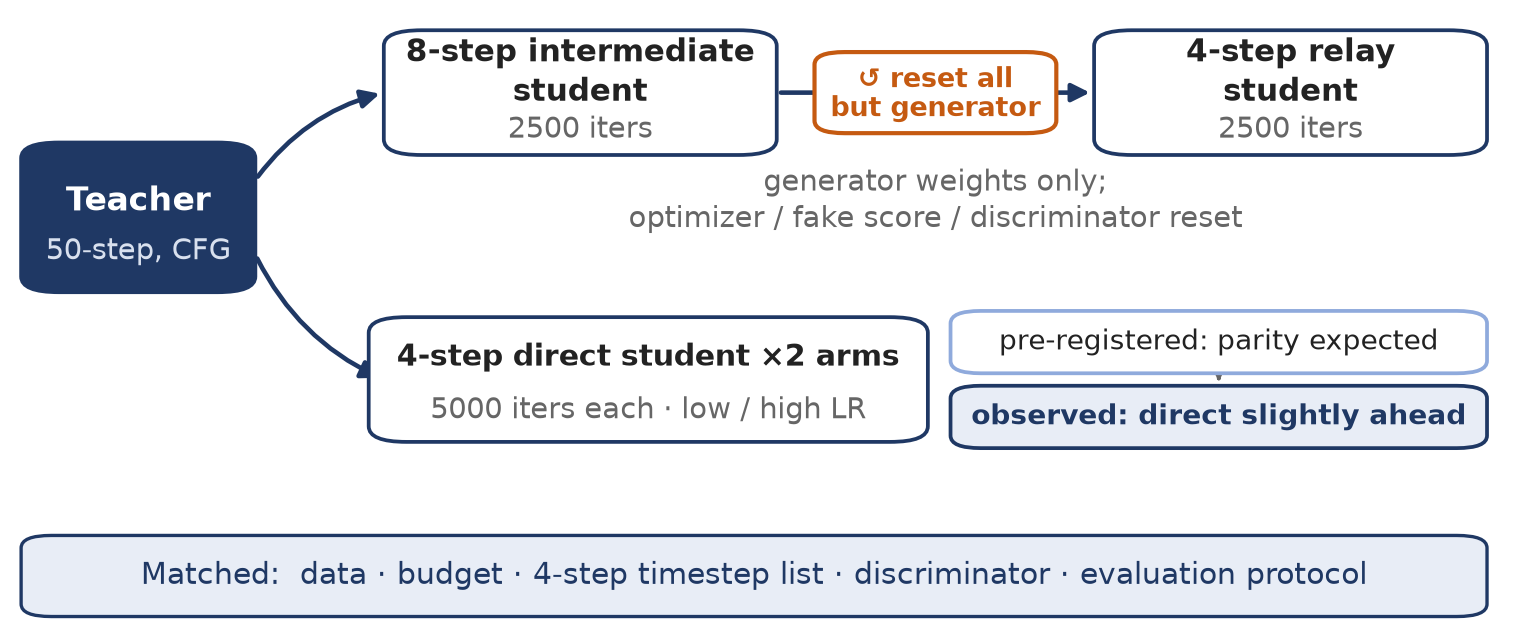

This chart was generated by the following Python code:
"""F1: step-count relay vs matched-budget direct distillation (design schematic).

No data axes. Structural facts transcribed from frozen local sources:
  research/thesis_ch2_draft.md §2.1
    L12: relay arm  W5 8-step 2500 iter -> W7 4-step 2500 iter,
         "仅继承 W5@2500 生成器权重;优化器/fake score/判别器重置" (generator
         weights only; optimizer / fake score / discriminator reset)
    L13: direct arms x2, each 5000 iter; E1a LR 5e-6 (low), E1b LR 1e-5 (high)
    L14: invariants = data, 4-step t_list, discriminator structure +
         hyperparameters, evaluation protocol (matched budget per L12/L13)
  experiments/results/2026-07-20-g2-relay-vs-direct-final.md L25:
    pre-registered parity expectation; observed: direct slightly ahead
"""
import matplotlib.pyplot as plt
from matplotlib.patches import FancyBboxPatch, FancyArrowPatch
from figstyle import (NAVY, NAVY_SOFT, ORANGE, GRAY, INK, NAVY_TINT,
                      FULL_W, apply_style, save)

OUT = "/Users/x3y/Desktop/ChenQingzhan-DMD-distillation/figures"


def box(ax, x0, y0, w, h, fc, ec, lw=0.9, r=2.5, z=3):
    ax.add_patch(FancyBboxPatch(
        (x0, y0), w, h, boxstyle=f"round,pad=0,rounding_size={r}",
        facecolor=fc, edgecolor=ec, linewidth=lw, zorder=z, clip_on=False))


def arrow(ax, p0, p1, rad=0.0, color=NAVY, lw=1.1, z=2):
    ax.add_patch(FancyArrowPatch(
        p0, p1, connectionstyle=f"arc3,rad={rad:+.2f}", arrowstyle="-|>",
        mutation_scale=9, color=color, lw=lw, shrinkA=1, shrinkB=1,
        zorder=z, clip_on=False))


def main():
    apply_style()
    fig, ax = plt.subplots(figsize=(FULL_W, 2.7))
    ax.set_xlim(0, 100)
    ax.set_ylim(0, 100)
    ax.axis("off")

    # ---- teacher node ----------------------------------------------------
    box(ax, 1, 54, 15.5, 24, fc=NAVY, ec=NAVY)
    ax.text(8.75, 68.5, "Teacher", fontsize=8, color="white", ha="center",
            va="center", fontweight="bold")
    ax.text(8.75, 60.5, "50-step, CFG", fontsize=7, color="#D8E0EE",
            ha="center", va="center")

    # ---- relay arm (upper branch) ---------------------------------------
    RY, RH = 76, 20                       # box bottom y, height
    box(ax, 25, RY, 26, RH, fc="white", ec=NAVY)
    ax.text(38, RY + 13.5, "8-step intermediate\nstudent", fontsize=7.5,
            color=INK, ha="center", va="center", fontweight="bold",
            linespacing=1.15)
    ax.text(38, RY + 4, "2500 iters", fontsize=7, color=GRAY,
            ha="center", va="center")

    box(ax, 72, RY, 26, RH, fc="white", ec=NAVY)
    ax.text(85, RY + 13.5, "4-step relay\nstudent", fontsize=7.5, color=INK,
            ha="center", va="center", fontweight="bold", linespacing=1.15)
    ax.text(85, RY + 4, "2500 iters", fontsize=7, color=GRAY,
            ha="center", va="center")

    # re-init chip on the connecting arrow (single orange highlight)
    arrow(ax, (51, RY + RH / 2), (72, RY + RH / 2))
    box(ax, 53.5, RY + 3.5, 16, 13, fc="white", ec=ORANGE, lw=1.0, r=2, z=4)
    ax.text(61.5, RY + 10, "↺ reset all\nbut generator", fontsize=6.4,
            color=ORANGE, ha="center", va="center", fontweight="bold",
            linespacing=1.2, zorder=5)
    ax.text(61.5, RY - 1.5, "generator weights only;\noptimizer / fake score / "
            "discriminator reset", fontsize=7, color=GRAY, ha="center",
            va="top", linespacing=1.25, zorder=5)

    # ---- direct arm (lower branch) --------------------------------------
    DY, DH = 30, 20
    box(ax, 24, DY, 37, DH, fc="white", ec=NAVY)
    ax.text(42.5, DY + 13.5, "4-step direct student ×2 arms", fontsize=7.2,
            color=INK, ha="center", va="center", fontweight="bold")
    ax.text(42.5, DY + 5, "5000 iters each · low / high LR", fontsize=6.9,
            color=GRAY, ha="center", va="center")

    # branch arrows from teacher
    arrow(ax, (16.5, 72), (25, RY + RH / 2), rad=-0.18)
    arrow(ax, (16.5, 60), (25, DY + DH / 2), rad=0.18)

    # ---- pre-registered / observed double badge -------------------------
    bx, bw = 62.5, 35.5
    box(ax, bx, DY + 11, bw, 10, fc="white", ec=NAVY_SOFT, lw=0.9, r=2)
    ax.text(bx + bw / 2, DY + 16, "pre-registered: parity expected",
            fontsize=6.8, color=INK, ha="center", va="center")
    box(ax, bx, DY - 1, bw, 10, fc=NAVY_TINT, ec=NAVY, lw=0.9, r=2)
    ax.text(bx + bw / 2, DY + 4, "observed: direct slightly ahead",
            fontsize=6.8, color=NAVY, ha="center", va="center",
            fontweight="bold")
    arrow(ax, (bx + bw / 2, DY + 11), (bx + bw / 2, DY + 9), color=GRAY,
          lw=0.9)

    # ---- invariants bar --------------------------------------------------
    box(ax, 1, 2, 97, 13, fc=NAVY_TINT, ec=NAVY, lw=0.8, r=2)
    ax.text(49.5, 8.5, "Matched:  data · budget · 4-step timestep list · "
            "discriminator · evaluation protocol", fontsize=7.3, color=NAVY,
            ha="center", va="center")

    save(fig, "fig1_relay_design", OUT)


if __name__ == "__main__":
    main()
